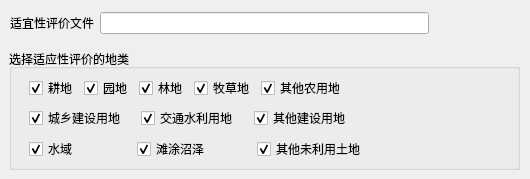
   <widget class="QWidget" name="tab_3">
    <attribute name="title">
     <string>适宜性评价</string>
    </attribute>
    <widget class="QWidget" name="layoutWidget_15">
     <property name="geometry">
      <rect>
       <x>10</x>
       <y>10</y>
       <width>511</width>
       <height>26</height>
      </rect>
     </property>
     <layout class="QHBoxLayout" name="horizontalLayout">
      <item>
       <widget class="QLabel" name="lblFile_2">
        <property name="text">
         <string>适宜性评价文件</string>
        </property>
       </widget>
      </item>
      <item>
       <widget class="QLineEdit" name="TxtSuitFile"/>
      </item>
      <item>
       <widget class="QPushButton" name="BtnOpenSuit">
        <property name="text">
         <string/>
        </property>
        <property name="icon">
         <iconset>
          <normaloff>Resources/open.ico</normaloff>Resources/open.ico</iconset>
        </property>
        <property name="checkable">
         <bool>false</bool>
        </property>
        <property name="checked">
         <bool>false</bool>
        </property>
        <property name="autoDefault">
         <bool>false</bool>
        </property>
        <property name="flat">
         <bool>true</bool>
        </property>
       </widget>
      </item>
      <item>
       <widget class="QPushButton" name="BtnEncodeSuit">
        <property name="text">
         <string/>
        </property>
        <property name="icon">
         <iconset>
          <normaloff>Resources/tools.ico</normaloff>Resources/tools.ico</iconset>
        </property>
        <property name="checkable">
         <bool>false</bool>
        </property>
        <property name="checked">
         <bool>false</bool>
        </property>
        <property name="autoDefault">
         <bool>false</bool>
        </property>
        <property name="flat">
         <bool>true</bool>
        </property>
       </widget>
      </item>
     </layout>
    </widget>
    <widget class="QGroupBox" name="groupBox_5">
     <property name="geometry">
      <rect>
       <x>9</x>
       <y>49</y>
       <width>511</width>
       <height>121</height>
      </rect>
     </property>
     <property name="title">
      <string>选择适应性评价的地类</string>
     </property>
     <widget class="QCheckBox" name="ChkSY">
      <property name="geometry">
       <rect>
        <x>20</x>
        <y>92</y>
        <width>47</width>
        <height>16</height>
       </rect>
      </property>
      <property name="text">
       <string>水域</string>
      </property>
      <property name="checked">
       <bool>true</bool>
      </property>
     </widget>
     <widget class="QCheckBox" name="ChkQTWLYTD">
      <property name="geometry">
       <rect>
        <x>248</x>
        <y>92</y>
        <width>107</width>
        <height>16</height>
       </rect>
      </property>
      <property name="text">
       <string>其他未利用土地</string>
      </property>
      <property name="checked">
       <bool>true</bool>
      </property>
     </widget>
     <widget class="QCheckBox" name="ChkTTZZ">
      <property name="geometry">
       <rect>
        <x>128</x>
        <y>92</y>
        <width>71</width>
        <height>16</height>
       </rect>
      </property>
      <property name="text">
       <string>滩涂沼泽</string>
      </property>
      <property name="checked">
       <bool>true</bool>
      </property>
     </widget>
     <widget class="QWidget" name="layoutWidget">
      <property name="geometry">
       <rect>
        <x>20</x>
        <y>30</y>
        <width>311</width>
        <height>18</height>
       </rect>
      </property>
      <layout class="QGridLayout" name="gridLayout_7">
       <item row="0" column="0">
        <widget class="QCheckBox" name="ChkGD">
         <property name="text">
          <string>耕地</string>
         </property>
         <property name="checked">
          <bool>true</bool>
         </property>
        </widget>
       </item>
       <item row="0" column="1">
        <widget class="QCheckBox" name="ChkYD">
         <property name="text">
          <string>园地</string>
         </property>
         <property name="checked">
          <bool>true</bool>
         </property>
        </widget>
       </item>
       <item row="0" column="2">
        <widget class="QCheckBox" name="ChkLD">
         <property name="text">
          <string>林地</string>
         </property>
         <property name="checked">
          <bool>true</bool>
         </property>
        </widget>
       </item>
       <item row="0" column="3">
        <widget class="QCheckBox" name="ChkMCD">
         <property name="text">
          <string>牧草地</string>
         </property>
         <property name="checked">
          <bool>true</bool>
         </property>
        </widget>
       </item>
       <item row="0" column="4">
        <widget class="QCheckBox" name="ChkQTNYD">
         <property name="text">
          <string>其他农用地</string>
         </property>
         <property name="checked">
          <bool>true</bool>
         </property>
        </widget>
       </item>
      </layout>
     </widget>
     <widget class="QWidget" name="layoutWidget">
      <property name="geometry">
       <rect>
        <x>20</x>
        <y>60</y>
        <width>331</width>
        <height>18</height>
       </rect>
      </property>
      <layout class="QGridLayout" name="gridLayout_8">
       <item row="0" column="0">
        <widget class="QCheckBox" name="ChkCXJSYD">
         <property name="text">
          <string>城乡建设用地 </string>
         </property>
         <property name="checked">
          <bool>true</bool>
         </property>
        </widget>
       </item>
       <item row="0" column="1">
        <widget class="QCheckBox" name="ChkJTSLYD">
         <property name="text">
          <string>交通水利用地   </string>
         </property>
         <property name="checked">
          <bool>true</bool>
         </property>
        </widget>
       </item>
       <item row="0" column="2">
        <widget class="QCheckBox" name="ChkQTJSYD">
         <property name="text">
          <string>其他建设用地</string>
         </property>
         <property name="checked">
          <bool>true</bool>
         </property>
        </widget>
       </item>
      </layout>
     </widget>
    </widget>
   </widget>
